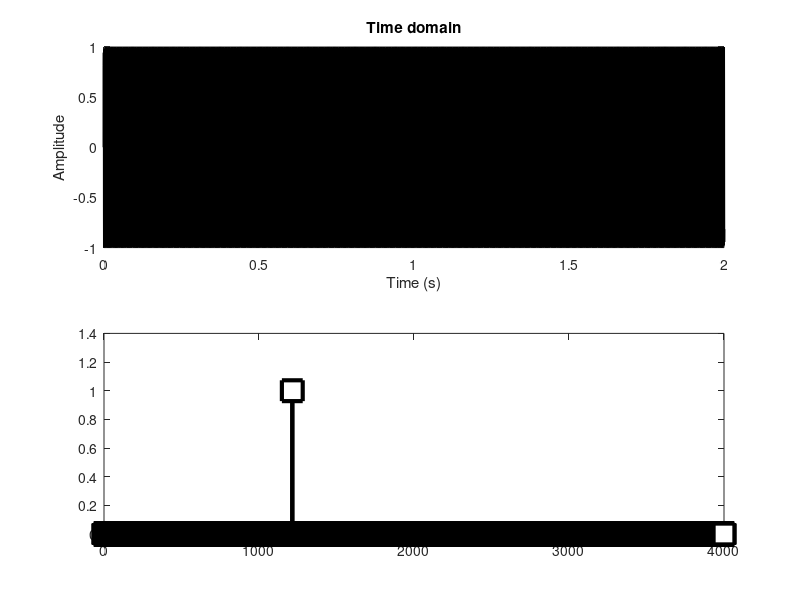

This figure's MATLAB source:
% Eliecer Diaz
% 1706220
% LAB 3

% Problem 1: Generate a sine wave sample with
% Sample length 2^12 samples
SSS = 622;
srate  = 8000; % hz
time  = 0:(1/(2^12)):2-1/srate; % time in seconds 0 to 2 seconds
pnts   = length(time); % number of time points
length(pnts);
signal = 1 * sin( 2*pi*SSS*time ); 


figure(1), clf
plot(time, signal,'ks-','linewidth',2,'markerfacecolor','w')
xlabel('Time (sec.)'), ylabel('Amplitude')
title('A sine wave.')

%SNR = 10*log10(Psignal/Pnoise) ????

% Question 2:
% Use Fourier Transformation to generate the power spectrum of the previous sample:
% Use frequency [0-Fn] in horizontal axis % WHAT IS Fn??
% Use desibels in vertical axis
fourTime = (0:pnts-1)/pnts;
fCoefs   = zeros(size(signal));

for fi=1:pnts
    
    % create complex sine wave
    csw = exp(-1i*2*pi*(fi-1)*fourTime );
    
    % compute dot product between sine wave and signal
    fCoefs(fi) = sum( signal.*csw ) / pnts;
    % these are called the Fourier coefficients
end


% extract amplitudes
ampls = 2*abs(fCoefs);

% compute frequencies vector
hz = linspace(0,srate/2,floor(pnts/2)+1);

figure(1), clf
subplot(211)
plot(time,signal,'k','linew',2)
xlabel('Time (s)'), ylabel('Amplitude')
title('Time domain')

subplot(212)
plot(hz,ampls(1:length(hz)),'ks-','linew',3,'markersize',15,'markerfacecolor','w')
